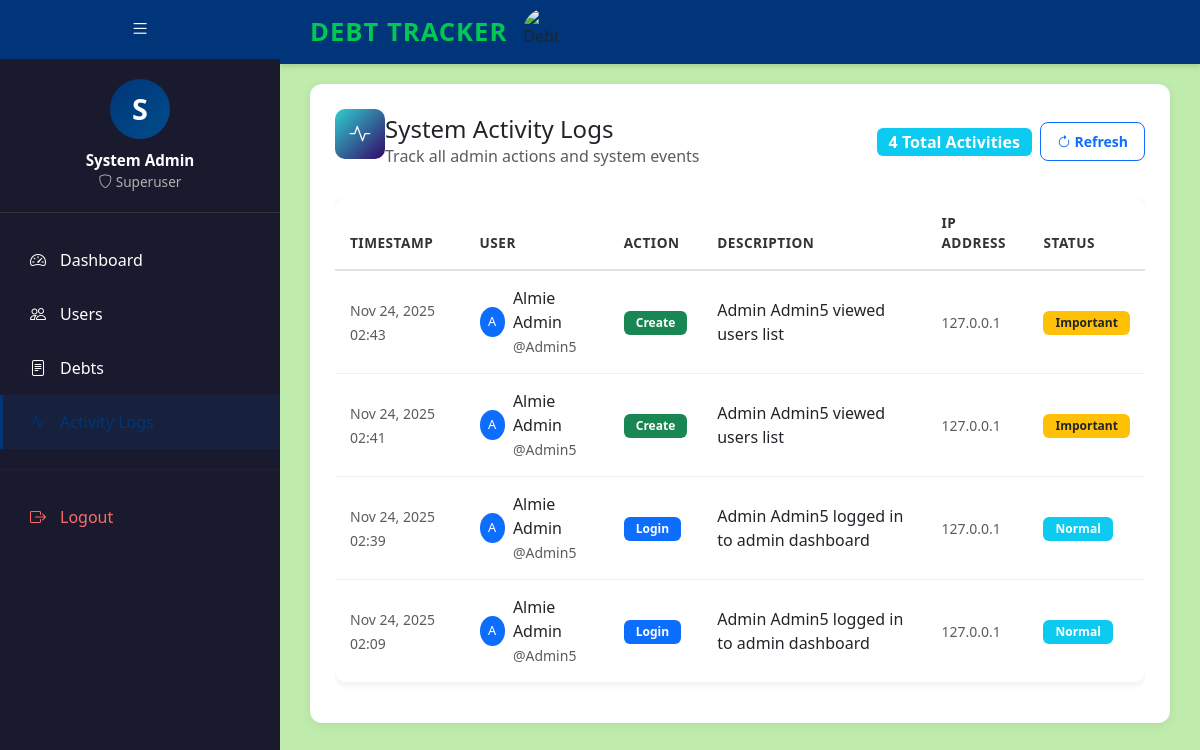
The page /admin-activity-logs/ (signed in) on the database its author committed.
### myapp/models.py (models this page shows, shortened)
class CustomUser(AbstractBaseUser, PermissionsMixin):
    ROLE_CHOICES = [
        ('creditor', 'Creditor'),
        ('debtor', 'Debtor'),
        ('admin', 'Admin'),
    ]
    username = models.CharField(
        max_length=150,
        unique=True,
        help_text="Required. 150 characters or fewer. Unique username."
    )
    full_name = models.CharField(
        max_length=255,
        help_text="Full name of the user"
    )
    email = models.EmailField(
        max_length=255,
        blank=True,
        null=True,
        help_text="Email address (optional)"
    )
    profile_picture = models.ImageField(
        upload_to='profile_pictures/',
        blank=True,
        null=True,
        help_text="Profile picture (optional)"
    )
    profile_summary = models.TextField(
        blank=True,
        null=True,
        help_text="Short bio or profile summary (optional)"
    )
    account_type = models.CharField(
        max_length=20,
        choices=ROLE_CHOICES,
        help_text="User role: Creditor, Debtor, or Admin"
    )
    is_active = models.BooleanField(default=True)
    is_staff = models.BooleanField(default=False)
    date_joined = models.DateTimeField(auto_now_add=True)
    objects = CustomUserManager()
    USERNAME_FIELD = 'username'
    REQUIRED_FIELDS = ['full_name']
    class Meta:
        verbose_name = 'User'
        verbose_name_plural = 'Users'
        ordering = ['-date_joined']

class AdminActivityLog(models.Model):
    ACTION_CHOICES = [
        ('login', 'Admin Login'),
        ('view_users', 'View Users List'),
        ('view_user_detail', 'View User Detail'),
        ('view_debts', 'View Debts List'),
        ('view_debt_detail', 'View Debt Detail'),
        ('view_payments', 'View Payments List'),
        ('approve_payment', 'Approve Payment'),
        ('reject_payment', 'Reject Payment'),
        ('view_activity', 'View Activity Log'),
        ('update_settings', 'Update Settings'),
    ]
    user = models.ForeignKey(
        settings.AUTH_USER_MODEL,
        on_delete=models.CASCADE,
        related_name='admin_activities',
        help_text="Admin user who performed the action"
    )
    action = models.CharField(
        max_length=50,
        choices=ACTION_CHOICES,
        help_text="Type of action performed"
    )
    description = models.TextField(
        help_text="Detailed description of the action"
    )
    related_id = models.IntegerField(
        blank=True,
        null=True,
        help_text="Related object ID (if applicable)"
    )
    ip_address = models.GenericIPAddressField(
        blank=True,
        null=True,
        help_text="IP address of the request"
    )
    user_agent = models.TextField(
        blank=True,
        null=True,
        help_text="Browser user agent"
    )
    timestamp = models.DateTimeField(
        auto_now_add=True,
        help_text="When the action was performed"
    )
    class Meta:
        verbose_name = 'Admin Activity Log'
        verbose_name_plural = 'Admin Activity Logs'
        ordering = ['-timestamp']
        indexes = [
            models.Index(fields=['user', '-timestamp']),
            models.Index(fields=['action', '-timestamp']),
        ]

### myapp/views.py (the view)
# urls.py: path('admin-activity-logs/', views.admin_activity_logs, name='admin_activity_logs'),
@user_passes_test(is_superuser)
def admin_activity_logs(request):
    from .models import AdminActivityLog
    activities = AdminActivityLog.objects.select_related('user').order_by('-timestamp')
    context = {
        'activities': activities,
        'total_activities': activities.count(),
    }
    return render(request, 'admin/admin_activity_logs.html', context)

### myapp/templates/admin/admin_activity_logs.html (shortened to what this page needs)
{% extends 'admin/admin_dashboard_base.html' %}
{% load static %}
{% block content %}
<div class="row">
    <div class="col-12">
        <div class="dashboard-card">
            <div class="d-flex justify-content-between align-items-center mb-4">
                <div class="d-flex align-items-center">
                    <div class="card-icon" style="background: linear-gradient(135deg, #30cfd0, #330867); color: white;">
                        <i class="bi bi-activity"></i>
                    </div>
                    <div>
                        <h4 class="mb-0">System Activity Logs</h4>
                        <p class="text-muted mb-0">Track all admin actions and system events</p>
                    </div>
                </div>
                <div class="d-flex gap-2 align-items-center">
                    <span class="badge bg-info fs-6">{{ total_activities|default:0 }} Total Activities</span>
                    <button class="btn btn-sm btn-outline-primary" onclick="refreshLogs()">
                        <i class="bi bi-arrow-clockwise"></i> Refresh
                    </button>
                </div>
            </div>
            <div class="table-responsive">
                <table class="table admin-table">
                    <thead>
                        <tr>
                            <th>Timestamp</th>
                            <th>User</th>
                            <th>Action</th>
                            <th>Description</th>
                            <th>IP Address</th>
                            <th>Status</th>
                        </tr>
                    </thead>
                    <tbody>
                        {% for activity in activities %}
                        <tr>
                            <td>
                                <small class="text-muted">{{ activity.timestamp|date:"M d, Y H:i" }}</small>
                            </td>
                            <td>
                                <div class="d-flex align-items-center">
                                    <div class="avatar-sm bg-primary text-white rounded-circle d-flex align-items-center justify-content-center me-2">
                                        {{ activity.user.full_name.0|default:activity.user.username.0|default:"?"|upper }}
                                    </div>
                                    <div>
                                        <div class="fw-medium">{{ activity.user.full_name|default:activity.user.username }}</div>
                                        <small class="text-muted">@{{ activity.user.username }}</small>
                                    </div>
                                </div>
                            </td>
                            <td>
                                {% if activity.action_type == 'create' or activity.action == 'view_users' %}
                                    <span class="badge bg-success">Create</span>
                                {% elif activity.action_type == 'update' or activity.action == 'view_user_detail' %}
                                    <span class="badge bg-warning text-dark">Update</span>
                                {% elif activity.action_type == 'delete' %}
                                    <span class="badge bg-danger">Delete</span>
                                {% elif activity.action_type == 'view' or activity.action == 'view_debts' %}
                                    <span class="badge bg-info">View</span>
                                {% elif activity.action_type == 'login' or activity.action == 'login' %}
                                    <span class="badge bg-primary">Login</span>
                                {% elif activity.action_type == 'logout' %}
                                    <span class="badge bg-secondary">Logout</span>
                                {% else %}
                                    <span class="badge bg-light text-dark">{{ activity.action_type|default:activity.action|title }}</span>
                                {% endif %}
                            </td>
                            <td>
                                <span class="text-dark">{{ activity.description|default:"-" }}</span>
                            </td>
                            <td>
                                <small class="text-muted">{{ activity.ip_address|default:"-" }}</small>
                            </td>
                            <td>
                                {% if activity.action_type == 'delete' or activity.action_type == 'delete' %}
                                    <span class="badge bg-danger">Critical</span>
                                {% elif activity.action_type in 'create update' or activity.action in 'view_users view_user_detail' %}
                                    <span class="badge bg-warning text-dark">Important</span>
                                {% else %}
                                    <span class="badge bg-info">Normal</span>
                                {% endif %}
                            </td>
                        </tr>
                        {% endfor %}
                    </tbody>
                </table>
            </div>
        </div>
    </div>
</div>
{% endblock %}

### myapp/templates/admin/admin_dashboard_base.html (shortened to what this page needs)
{% load static %}
<!DOCTYPE html>
<html lang="en">
<head>
    <link href="https://cdn.jsdelivr.net/npm/bootstrap@5.3.0/dist/css/bootstrap.min.css" rel="stylesheet">
    <link rel="stylesheet" href="https://cdn.jsdelivr.net/npm/bootstrap-icons@1.11.0/font/bootstrap-icons.css">
</head>
<body>
    <aside class="sidebar" id="sidebar">
        <button class="sidebar-toggle" onclick="toggleSidebar()">
            <i class="bi bi-list" id="toggle-icon"></i>
        </button>
        <div class="admin-profile">
            <div class="admin-avatar">
                {% if user.profile_picture %}
                    <img src="{{ user.profile_picture.url }}" alt="Profile" style="width: 100%; height: 100%; border-radius: 50%; object-fit: cover;">
                {% else %}
                    {{ user.full_name|default:user.username|default:"A"|slice:":1"|upper }}
                {% endif %}
            </div>
            <div class="admin-name">{{ user.full_name|default:user.username }}</div>
            <div class="admin-role"><i class="bi bi-shield"></i> Superuser</div>
        </div>
        <nav class="sidebar-menu">
            <a href="{% url 'myapp:admin_dashboard' %}" class="sidebar-item {% if request.resolver_match.url_name == 'admin_dashboard' %}active{% endif %}">
                <i class="bi bi-speedometer2"></i>
                <span class="sidebar-item-text">Dashboard</span>
            </a>
            <a href="{% url 'myapp:admin_users' %}" class="sidebar-item {% if request.resolver_match.url_name == 'admin_users' %}active{% endif %}">
                <i class="bi bi-people"></i>
                <span class="sidebar-item-text">Users</span>
            </a>
            <a href="{% url 'myapp:debts_list' %}" class="sidebar-item {% if request.resolver_match.url_name == 'debts_list' %}active{% endif %}">
                <i class="bi bi-file-text"></i>
                <span class="sidebar-item-text">Debts</span>
            </a>
            <a href="{% url 'myapp:admin_activity_logs' %}" class="sidebar-item {% if request.resolver_match.url_name == 'admin_activity_logs' %}active{% endif %}">
                <i class="bi bi-activity"></i>
                <span class="sidebar-item-text">Activity Logs</span>
            </a>
            <hr style="border-color: #333; margin: 20px 0;">
            <a href="{% url 'myapp:logout' %}" class="sidebar-item" style="color: #ff6b6b;">
                <i class="bi bi-box-arrow-right"></i>
                <span class="sidebar-item-text">Logout</span>
            </a>
        </nav>
    </aside>
    <main class="main-content">
        <header class="main-header">
            <div class="main-header-brand">
                <div class="main-header-title">DEBT TRACKER</div>
                <img src="{% static 'image/Debt Tracker Logo.png' %}" alt="Debt Tracker Logo" class="main-header-logo">
            </div>
        </header>
        <div class="content-body">
            {% block content %}{% endblock %}
        </div>
    </main>
</body>
</html>

### rows shown on the page
CustomUser: full_name "S", full_name "System Admin"
AdminActivityLog: timestamp "Nov 24, 2025 02:43", user.full_name.0 "A", user.full_name "Almie Admin", user.username "Admin5", action "Create", description "Admin Admin5 viewed users list", ip_address "127.0.0.1"
AdminActivityLog: timestamp "Nov 24, 2025 02:41", user.full_name.0 "A", user.full_name "Almie Admin", user.username "Admin5", action "Create", description "Admin Admin5 viewed users list", ip_address "127.0.0.1"
AdminActivityLog: timestamp "Nov 24, 2025 02:39", user.full_name.0 "A", user.full_name "Almie Admin", user.username "Admin5", action "Login", description "Admin Admin5 logged in to admin dashboard", ip_address "127.0.0.1"
AdminActivityLog: timestamp "Nov 24, 2025 02:09", user.full_name.0 "A", user.full_name "Almie Admin", user.username "Admin5", action "Login", description "Admin Admin5 logged in to admin dashboard", ip_address "127.0.0.1"

### other values the page prints
{{ total_activities|default:0 }} "4"
